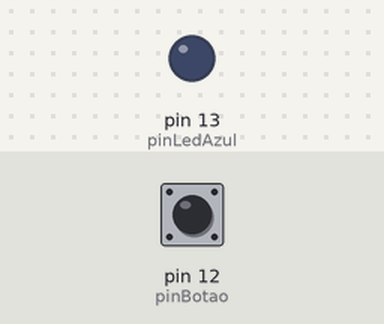
The sketch below on a simulated Arduino Uno, built with avr-gcc and run on an emulated ATmega328P. Parts: output pins drawn as LEDs (lit = HIGH). Dashed ring = blinking. The test bench sets the inputs (shaded band); at power-on: pin 12 (pinBotao) LOW. What the sketch prints to the serial monitor is not drawn.

Above: at 1.2 s.
1.3 s: pin 12 (pinBotao) pulled HIGH for 1 s
At 1.4 s:
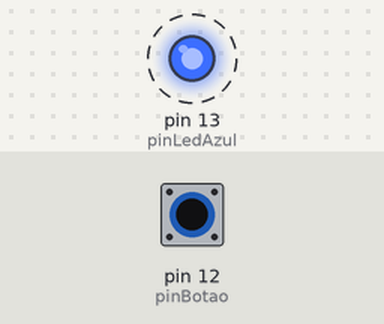
4.3 s: pin 12 (pinBotao) pulled HIGH for 3.2 s
At 8.4 s:
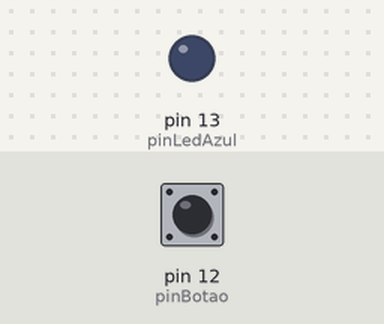
Timing chart, 0 to 9.9 s (numbered marks = the images above; inputs shaded):
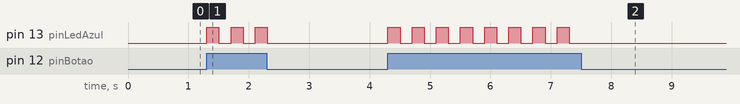

Measured:
- after the input at 1.3 s, pin 13 (pinLedAzul): alternates HIGH for 0.20 s and LOW for 0.20 s, 6 changes in all, then stays LOW, starting at once
- after the input at 4.3 s, pin 13 (pinLedAzul): alternates HIGH for 0.20 s and LOW for 0.20 s, 16 changes in all, then stays LOW, starting at once

The sketch:

aula_34_piscar_led_com_delay1.ino
```cpp
/*
 Autor: Anna beatriz
 Nome do programa: botao
 Data: 11/03/2025
 Descrição: piscar led quando aperta o botao
 */

#define pinBotao 12
#define pinLedAzul 13
#define tempoLigado 200


void setup()
{
  Serial.begin(9600);

  pinMode(pinLedAzul, OUTPUT);
  pinMode(pinBotao, INPUT);
}

void loop()
{
 bool estadoBotao = digitalRead(pinBotao);
  Serial.println(estadoBotao);


  if(estadoBotao){

  digitalWrite(pinLedAzul, HIGH);
  delay(tempoLigado);
  digitalWrite(pinLedAzul, LOW);
  delay(tempoLigado);
  }


  }
```
